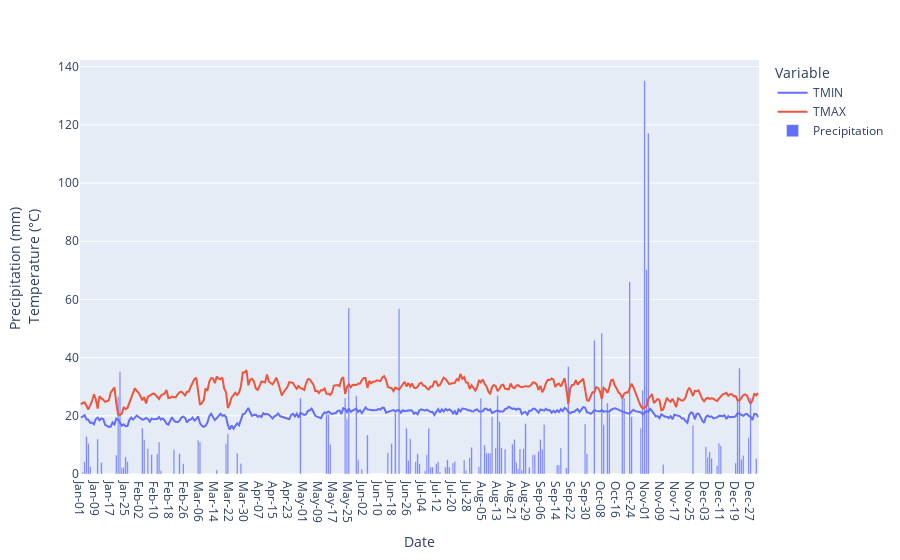

This figure's notebook cell:
### Code cell
## weather plot

labels = {'RAIN': "Precipitation (mm) <br>Temperature (°C)", "monthday": "Date" }
weatherdatatoviz =output_data['clay'].weather_data()

weatherdatatoviz['year'] = weatherdatatoviz.DATE.dt.year

weatherdatatoviz["TMIN"] = weatherdatatoviz["TMIN"].map(lambda x: float(x))
weatherdatatoviz["TMAX"] = weatherdatatoviz["TMAX"].map(lambda x: float(x))
weatherdatatoviz = pd.melt(weatherdatatoviz.loc[:,['DATE','year', 'TMIN', 'TMAX','RAIN']], id_vars=['DATE','year','RAIN'], value_vars=['TMIN','TMAX'])
weatherdatatoviz['monthday'] = weatherdatatoviz.DATE.dt.strftime('%b-%d')

figwt = px.line(weatherdatatoviz, x="monthday", y="value", animation_frame="year",color = 'variable')
weatherdatatoviz = weatherdatatoviz.loc[weatherdatatoviz.variable == 'TMIN']
weatherdatatoviz.loc[:,'Variable'] = 'Precipitation'
figwr = px.bar(weatherdatatoviz, x="monthday", y="RAIN", animation_frame="year",color = 'Variable',
                        labels = labels)

figw = go.Figure(
    data=figwt.data + figwr.data,
    frames=[
        go.Frame(data=fr1.data + fr2.data, name=fr1.name)
        for fr1, fr2 in zip(figwt.frames, figwr.frames)
    ],
    layout=figwr.layout,
)
figw.show()

### Figure 1 — Plotly figure (JSON) as saved in the notebook; plotly's stock layout.template omitted (floating-point values rounded to 4 significant figures; data arrays with more than 128 entries replaced by an {"elided": "..."} marker saying what was removed)
{"data": [{"hovertemplate": "variable=TMIN<br>year=2001<br>monthday=%{x}<br>value=%{y}<extra></extra>", "legendgroup": "TMIN", "line": {"color": "#636efa", "dash": "solid"}, "marker": {"symbol": "circle"}, "mode": "lines", "name": "TMIN", "orientation": "v", "showlegend": true, "type": "scatter", "x": {"elided": "365 str values"}, "xaxis": "x", "y": {"elided": "365 float values"}, "yaxis": "y"}, {"hovertemplate": "variable=TMAX<br>year=2001<br>monthday=%{x}<br>value=%{y}<extra></extra>", "legendgroup": "TMAX", "line": {"color": "#EF553B", "dash": "solid"}, "marker": {"symbol": "circle"}, "mode": "lines", "name": "TMAX", "orientation": "v", "showlegend": true, "type": "scatter", "x": {"elided": "365 str values"}, "xaxis": "x", "y": {"elided": "365 float values"}, "yaxis": "y"}, {"alignmentgroup": "True", "hovertemplate": "Variable=Precipitation<br>year=2001<br>Date=%{x}<br>Precipitation (mm) <br>Temperature (°C)=%{y}<extra></extra>", "legendgroup": "Precipitation", "marker": {"color": "#636efa", "pattern": {"shape": ""}}, "name": "Precipitation", "offsetgroup": "Precipitation", "orientation": "v", "showlegend": true, "textposition": "auto", "type": "bar", "x": {"elided": "365 str values"}, "xaxis": "x", "y": {"elided": "365 str values"}, "yaxis": "y"}], "layout": {"barmode": "relative", "legend": {"title": {"text": "Variable"}, "tracegroupgap": 0}, "margin": {"t": 60}, "xaxis": {"anchor": "y", "domain": [0, 1], "title": {"text": "Date"}}, "yaxis": {"anchor": "x", "domain": [0, 1], "title": {"text": "Precipitation (mm) <br>Temperature (°C)"}}}}
